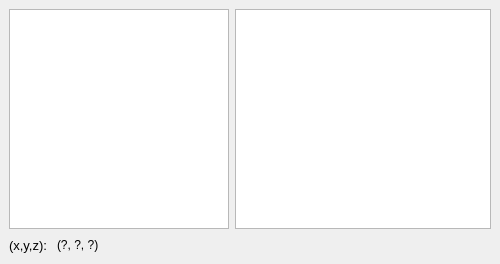
  <widget class="QDockWidget" name="optimizer_dockWidget">
   <property name="sizePolicy">
    <sizepolicy hsizetype="Preferred" vsizetype="Preferred">
     <horstretch>0</horstretch>
     <verstretch>0</verstretch>
    </sizepolicy>
   </property>
   <property name="windowTitle">
    <string>Optimizer</string>
   </property>
   <attribute name="dockWidgetArea">
    <number>2</number>
   </attribute>
   <widget class="QWidget" name="dockWidgetContents_2">
    <layout class="QVBoxLayout" name="verticalLayout_3">
     <item>
      <layout class="QHBoxLayout" name="horizontalLayout_12" stretch="0,5">
       <property name="sizeConstraint">
        <enum>QLayout::SetMaximumSize</enum>
       </property>
       <item>
        <widget class="ScanPlotWidget" name="xy_refocus_ViewWidget_2">
         <property name="sizePolicy">
          <sizepolicy hsizetype="Expanding" vsizetype="Expanding">
           <horstretch>1</horstretch>
           <verstretch>1</verstretch>
          </sizepolicy>
         </property>
         <property name="minimumSize">
          <size>
           <width>220</width>
           <height>220</height>
          </size>
         </property>
         <property name="maximumSize">
          <size>
           <width>220</width>
           <height>220</height>
          </size>
         </property>
         <property name="sizeIncrement">
          <size>
           <width>0</width>
           <height>0</height>
          </size>
         </property>
         <property name="baseSize">
          <size>
           <width>0</width>
           <height>0</height>
          </size>
         </property>
        </widget>
       </item>
       <item>
        <widget class="PlotWidget" name="depth_refocus_ViewWidget_2">
         <property name="sizePolicy">
          <sizepolicy hsizetype="Expanding" vsizetype="Expanding">
           <horstretch>1</horstretch>
           <verstretch>0</verstretch>
          </sizepolicy>
         </property>
         <property name="minimumSize">
          <size>
           <width>0</width>
           <height>220</height>
          </size>
         </property>
        </widget>
       </item>
      </layout>
     </item>
     <item>
      <layout class="QHBoxLayout" name="horizontalLayout_13" stretch="0,0,0">
       <item>
        <widget class="QLabel" name="label_9">
         <property name="font">
          <font>
           <pointsize>10</pointsize>
          </font>
         </property>
         <property name="text">
          <string>(x,y,z): </string>
         </property>
        </widget>
       </item>
       <item>
        <widget class="QLabel" name="refocus_position_label">
         <property name="toolTip">
          <string>This text is selectable.  Copy and paste into labnotes.</string>
         </property>
         <property name="text">
          <string>(?, ?, ?)</string>
         </property>
         <property name="textInteractionFlags">
          <set>Qt::LinksAccessibleByMouse|Qt::TextSelectableByKeyboard|Qt::TextSelectableByMouse</set>
         </property>
        </widget>
       </item>
       <item>
        <spacer name="horizontalSpacer_6">
         <property name="orientation">
          <enum>Qt::Horizontal</enum>
         </property>
         <property name="sizeHint" stdset="0">
          <size>
           <width>40</width>
           <height>20</height>
          </size>
         </property>
        </spacer>
       </item>
      </layout>
     </item>
    </layout>
   </widget>
  </widget>
